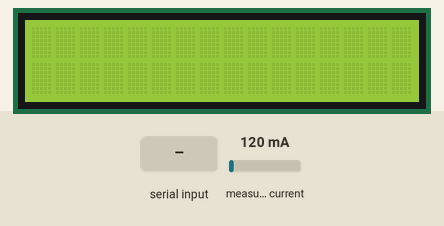
Recording of a sketch running on a simulated Arduino Uno, built with avr-gcc and run on an emulated ATmega328P. On the bench: 16×2 character LCD. The test bench sets the inputs (shaded band); at power-on: measured current 120 mA.

Above: at 1.2 s.
1.3 s: "s" received over the second serial link
At 1.7 s:
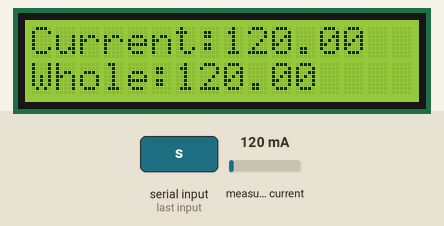
4.3 s: measured current set to 40 mA
At 4.9 s:
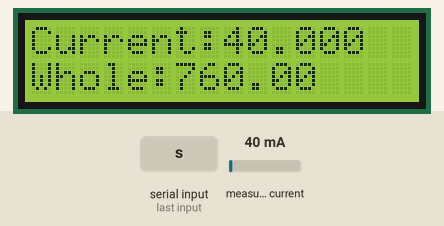
6.5 s: measured current set to 500 mA
At 7.0 s:
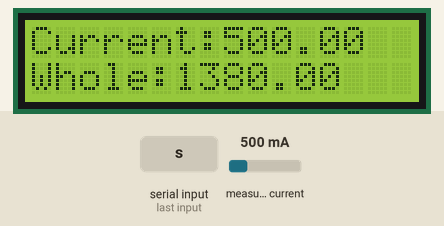
8.6 s: measured current set to 1000 mA
At 9.1 s:
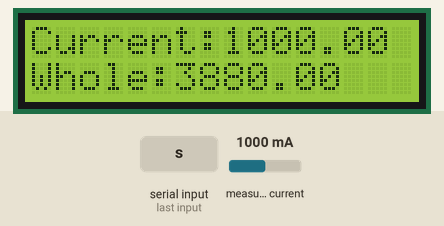
10.7 s: "e" received over the second serial link
At 12.3 s:
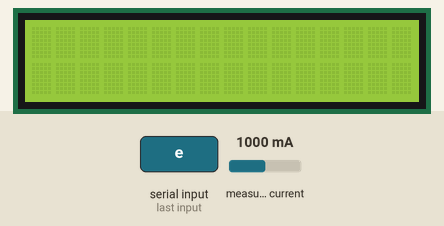
Timing chart, 0 to 13.8 s (numbered marks = the images above; inputs shaded):
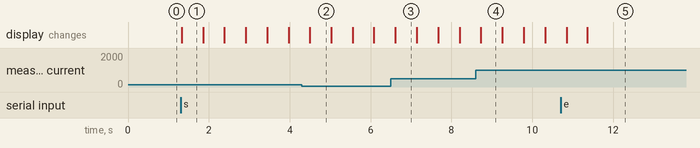

The sketch:

cycleSensing.ino
```cpp
#include <Adafruit_BusIO_Register.h>
#include <Adafruit_I2CDevice.h>
#include <Adafruit_I2CRegister.h>
#include <Adafruit_SPIDevice.h>
#include <Adafruit_Sensor.h>
#include <Wire.h>
#include <Adafruit_INA219.h>
#include <LiquidCrystal_I2C.h>
#include <SoftwareSerial.h>

SoftwareSerial bluetooth(13, 12);
Adafruit_INA219 ina219;
LiquidCrystal_I2C lcd(0x27, 16, 2);
float whole_mA = 0;
float shuntvoltage = 0;
float busvoltage = 0;
float current_mA = 0;
float loadvoltage = 0;
float power_mW = 0;
char input;
char **ptr;
int flag = 0;
int flagend = 0;
char c[100];

int scount = 0;

float testing = 230.2;
String startwith = "";
String endwith = "";
String id = "";
String fid = "fid";

void setup() {
  Serial.begin(9600);
  uint32_t crruntFrequency;
  bluetooth.begin(9600);
  ina219.begin();
  lcd.init();
  lcd.backlight();
}

void loop() {

  if (bluetooth.available())
    input = bluetooth.read();


  if (input == 's' && !flag){
      flag=1;
      shuntvoltage = 0;
      busvoltage = 0;
      current_mA = 0;
      loadvoltage = 0;
      whole_mA = 0;
      power_mW = 0;
  }

      if (flag == 1) {
        current_mA = ina219.getCurrent_mA();
        if (current_mA > 0)
          whole_mA += current_mA;
          lcd.setCursor(0,0);
          lcd.print("Current:");
          lcd.print(current_mA);
          lcd.setCursor(0,1);
          lcd.print("Whole:");
          lcd.print(whole_mA);

        delay(500);
      }

     if(flag && input == 'e'){
        lcd.clear();
        flag = 0;
        flagend = 1;
     }

     if (flag == 0 && flagend){
      while (input != '/'){
        input = bluetooth.read();
        //무시
      }
      input = bluetooth.read();
      while (input != '/'){
        id += input;
        input = bluetooth.read();
      }
      input = bluetooth.read();
      while (input != '/'){
        startwith += input;
        input = bluetooth.read();
      }
      input = bluetooth.read();
      while (input != '/'){
        endwith += input;
        input = bluetooth.read();
      }
     Serial.println("Exercise");
     Serial.println(id+'/'+startwith+'/'+endwith+'/'+fid+'/'+whole_mA);
     Serial.println("End");
     id = "";
     startwith = "";
     endwith = "";
     flagend = 0;

    }


  }
```

Measured:
- after the input at 1.3 s, the display: changes at once (image 1)
- after the input at 10.7 s, the display: first differs from a run without the input after 0.65 s (image 5)
- what the display in image 1 shows lasts 0.6 s, from 1.3 s to 1.9 s
